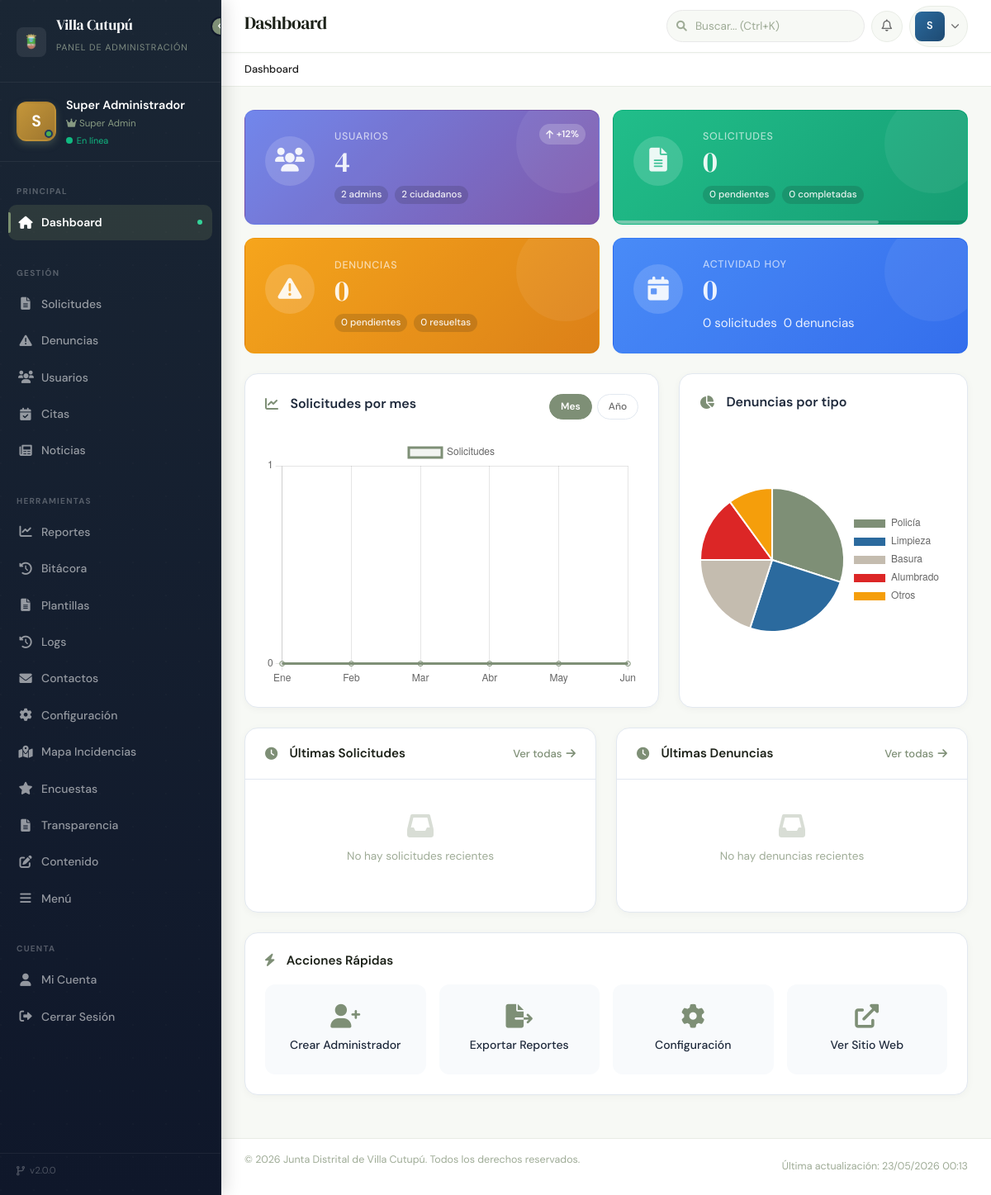
The page /admin/dashboard (signed in) on the database as committed earlier.
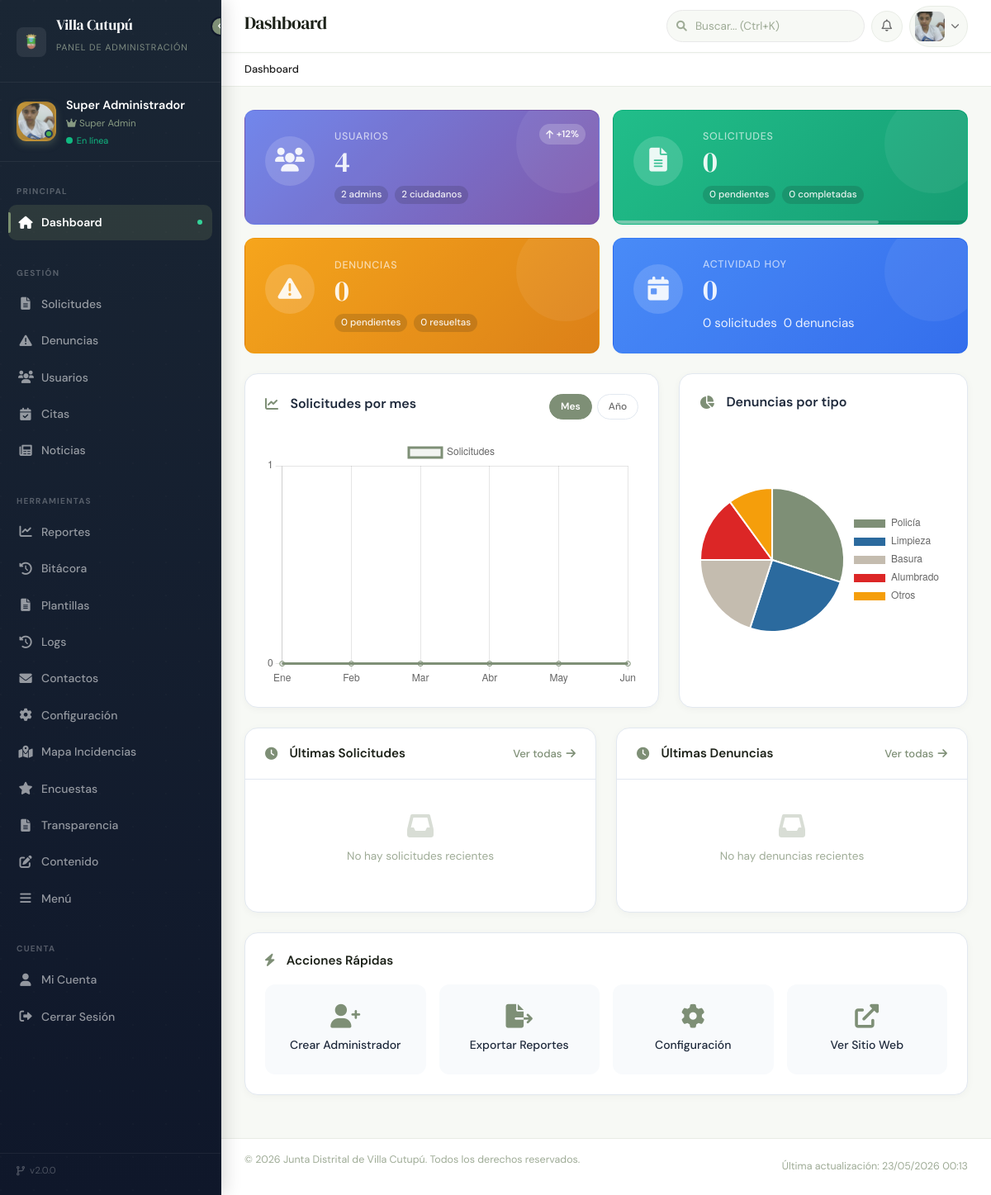
The same page on the database as committed later.
### models/usuario.py (models this page shows, shortened)
class Usuario(db.Model, UserMixin):
    __tablename__ = 'usuarios'
    id = db.Column(db.Integer, primary_key=True)
    email = db.Column(db.String(120), unique=True, nullable=False)
    password = db.Column(db.String(200), nullable=False)
    nombre = db.Column(db.String(100))
    apellidos = db.Column(db.String(100))
    nombre_completo = db.Column(db.String(150))
    cedula = db.Column(db.String(50))
    fecha_nacimiento = db.Column(db.String(50))
    direccion = db.Column(db.Text)
    telefono = db.Column(db.String(50))
    tipo = db.Column(db.String(50), default='ciudadano')
    rol = db.Column(db.String(50), nullable=True)  # Legacy: nombre del rol
    rol_id = db.Column(db.Integer, db.ForeignKey('roles.id'), nullable=True)
    rol_relacion = db.relationship('Rol', back_populates='usuarios', foreign_keys=[rol_id])
    foto_perfil = db.Column(db.String(500))  # legacy/local
    foto_perfil_url = db.Column(db.String(500), nullable=True)  # cloudinary
    foto_perfil_public_id = db.Column(db.String(200), nullable=True)
    google_id = db.Column(db.String(100), nullable=True, unique=True)
    activo = db.Column(db.Boolean, default=True)
    notas_admin = db.Column(db.Text)
    notificaciones_email = db.Column(db.Boolean, default=True)
    notificaciones_whatsapp = db.Column(db.Boolean, default=False)
    fecha_registro = db.Column(db.DateTime, default=datetime.utcnow)
    ultimo_acceso = db.Column(db.DateTime)

### admin.py (the view, shortened to what this page needs)
@admin_bp.route("/")
@admin_bp.route("/dashboard")
@admin_required
@moderador_o_superior
def dashboard():
    try:
        solicitudes = Solicitud.query.all()
        denuncias = Denuncia.query.all()
        usuarios = Usuario.query.all()
        total_usuarios = len(usuarios)
        admins = 0
        for u in usuarios:
            if u.tipo == 'admin' or u.rol in ['super_admin', 'admin', 'moderador']:
                admins += 1
        ciudadanos = total_usuarios - admins
        total_solicitudes = len(solicitudes)
        solicitudes_pendientes = len([s for s in solicitudes if s.estado in ['pendiente', 'en_proceso']])
        solicitudes_completadas = len([s for s in solicitudes if s.estado == 'completado'])
        solicitudes_por_servicio = defaultdict(int)
        for s in solicitudes:
            servicio_id = str(s.servicio_id)
            solicitudes_por_servicio[servicio_id] += 1
        total_denuncias = len(denuncias)
        denuncias_pendientes = len([d for d in denuncias if d.estado in ['pendiente', 'en_investigacion']])
        denuncias_resueltas = len([d for d in denuncias if d.estado == 'resuelto'])
        denuncias_por_tipo = defaultdict(int)
        for d in denuncias:
            tipo = d.tipo
            denuncias_por_tipo[tipo] += 1
        hoy = datetime.now().strftime("%Y-%m-%d")
        solicitudes_hoy = 0
        denuncias_hoy = 0
        from datetime import timedelta
        solicitudes_por_mes = {}
        for i in range(5, -1, -1):
            fecha = datetime.now() - timedelta(days=30*i)
            mes = fecha.strftime("%Y-%m")
            count = 0
            solicitudes_por_mes[mes] = count
        stats = {
            'usuarios': {
                'total': total_usuarios,
                'admins': admins,
                'ciudadanos': ciudadanos
            },
            'solicitudes': {
                'total': total_solicitudes,
                'pendientes': solicitudes_pendientes,
                'completadas': solicitudes_completadas,
                'por_servicio': dict(solicitudes_por_servicio),
                'por_mes': solicitudes_por_mes
            },
            'denuncias': {
                'total': total_denuncias,
                'pendientes': denuncias_pendientes,
                'resueltas': denuncias_resueltas,
                'por_tipo': dict(denuncias_por_tipo)
            },
            'actividad_hoy': {
                'total': solicitudes_hoy + denuncias_hoy,
                'solicitudes': solicitudes_hoy,
                'denuncias': denuncias_hoy
            }
        }
        def get_fecha(obj):
            if obj.fecha_creacion:
                if isinstance(obj.fecha_creacion, str):
                    return obj.fecha_creacion
                return obj.fecha_creacion.isoformat()
            return ""
        ultimas_solicitudes = sorted(solicitudes, key=get_fecha, reverse=True)[:5]
        ultimas_denuncias = sorted(denuncias, key=get_fecha, reverse=True)[:5]
        try:
            from models.cita import Cita
            from models.encuesta import Encuesta   # ← Importante
            citas = Cita.query.all()
            citas_pendientes = len([c for c in citas if c.estado == 'pendiente'])
            encuestas_stats = Encuesta.obtener_estadisticas()
        except Exception as e:
            print(f"Error cargando citas/encuestas: {e}")
            citas_pendientes = 0
            encuestas_stats = {
                'total': 0, 'promedio': 0,
                'por_calificacion': {1:0, 2:0, 3:0, 4:0, 5:0},
                'por_tipo': {'solicitud': 0, 'denuncia': 0, 'cita': 0},
                'ultimas': []
            }
    except Exception as e:
        print(f"Error en dashboard: {e}")
        import traceback
        traceback.print_exc()
        stats = {
            'usuarios': {'total': 0, 'admins': 0, 'ciudadanos': 0},
            'solicitudes': {'total': 0, 'pendientes': 0, 'completadas': 0, 'por_servicio': {}, 'por_mes': {}},
            'denuncias': {'total': 0, 'pendientes': 0, 'resueltas': 0, 'por_tipo': {}},
            'actividad_hoy': {'total': 0, 'solicitudes': 0, 'denuncias': 0}
        }
        ultimas_solicitudes = []
        ultimas_denuncias = []
        citas_pendientes = 0
        encuestas_stats = {
            'total': 0, 'promedio': 0,
            'por_calificacion': {1:0, 2:0, 3:0, 4:0, 5:0},
            'por_tipo': {'solicitud': 0, 'denuncia': 0, 'cita': 0},
            'ultimas': []
        }
    return render_template(
        "admin/dashboard.html",
        stats=stats,
        ultimas_solicitudes=ultimas_solicitudes,
        ultimas_denuncias=ultimas_denuncias,
        servicios=NOMBRES_SERVICIOS,
        tipos_denuncia=NOMBRES_DENUNCIAS,
        citas_pendientes=citas_pendientes,
        encuestas_stats=encuestas_stats,   # ← NUEVA VARIABLE
        now=datetime.now()
    )

### admin.py (called while the page is built)
def admin_required(f):
    @wraps(f)
    def decorated(*args, **kwargs):
        if "user" not in session:
            flash("Acceso restringido a administradores.", "error")
            return redirect(url_for("auth.login"))
        user_email = session.get("user")
        usuario = Usuario.query.filter_by(email=user_email).first()
        if not usuario:
            flash("Usuario no encontrado.", "error")
            return redirect(url_for("auth.login"))
        user_rol = usuario.rol
        if user_rol not in ["super_admin", "admin", "moderador"] and usuario.tipo != "admin":
            flash("Acceso restringido a administradores.", "error")
            return redirect(url_for("index"))
        session["user_rol"] = user_rol
        return f(*args, **kwargs)
    return decorated

### app.py (called while the page is built, shortened)
@app.after_request
def manejar_redirect_google(response):
    return response

### models/configuracion.py (called while the page is built, shortened)
    @classmethod
    def get(cls, clave, default=None):
        if clave in cls._cache:
            return cls._cache[clave]

### models/encuesta.py (called while the page is built)
    @classmethod
    def cargar_todos(cls):
        return cls.query.order_by(cls.fecha.desc()).all()

### templates/admin/dashboard.html (shortened to what the changed rows need)
{% extends "admin/base_admin.html" %}
{% block page_title %}Dashboard{% endblock %}

### templates/admin/base_admin.html (shortened to what the changed rows need)
<!DOCTYPE html>
<html lang="es">
<head>
    <link rel="stylesheet" href="https://cdn.jsdelivr.net/npm/bootstrap@5.3.0/dist/css/bootstrap.min.css">
    <link rel="stylesheet" href="https://cdnjs.cloudflare.com/ajax/libs/font-awesome/6.0.0/css/all.min.css">
    <link rel="stylesheet" href="{{ url_for('static', filename='css/admin.css') }}">
    <link rel="stylesheet" href="{{ url_for('static', filename='css/admin-enhanced.css') }}">
    <link rel="stylesheet" href="{{ url_for('static', filename='css/admin-users.css') }}">
</head>
<body class="admin-body">
    <div class="admin-wrapper">
        <aside class="admin-sidebar" id="sidebar">
            <div class="admin-sidebar-header">
                <div class="logo-area">
                    <div class="logo-text">
                        <h2>Villa Cutupú</h2>
                    </div>
                </div>
            </div>
            <div class="admin-user-profile">
                <div class="profile-avatar {% if session.get('user_rol') == 'super_admin' %}avatar-super{% endif %}">
                    {% if foto_perfil %}
                        <img src="{{ foto_perfil }}" alt="Foto de perfil" style="width:100%;height:100%;object-fit:cover;border-radius:50%;">
                    {% else %}
                        {{ user_name[0] if user_name else 'A' }}
                    {% endif %}
                    <span class="avatar-status-dot"></span>
                </div>
                <div class="profile-info">
                    <div class="profile-name">{{ user_name }}</div>
                    <div class="profile-role">
                        {% if session.get('user_rol') == 'super_admin' %}
                            <i class="fas fa-crown"></i> Super Admin
                        {% elif session.get('user_rol') == 'admin' %}
                            <i class="fas fa-shield-alt"></i> Administrador
                        {% else %}
                            <i class="fas fa-user-shield"></i> Moderador
                        {% endif %}
                    </div>
                    <div class="profile-status">
                        <span class="status-dot"></span>
                        En línea
                    </div>
                </div>
            </div>
        </aside>
        <main class="admin-content" id="mainContent">
            <header class="admin-header">
                <div class="header-left">
                    <h1>{% block page_title %}Dashboard{% endblock %}</h1>
                </div>
                <div class="header-right">
                    <div class="header-profile">
                        <button class="profile-btn" id="profileBtn">
                            <div class="profile-avatar-small">
                                {% if foto_perfil %}
                                    <img src="{{ foto_perfil }}" alt="Foto" style="width:100%;height:100%;object-fit:cover;">
                                {% else %}
                                    {{ user_name[0] if user_name else 'A' }}
                                {% endif %}
                            </div>
                            <i class="fas fa-chevron-down"></i>
                        </button>
                    </div>
                </div>
            </header>
        </main>
    </div>
</body>
</html>

Rows that differ between the two databases and show on the page:
changed Usuario "Super Administrador": foto_perfil: picture added
Other text that changed with them:
{{ user_name[0] if user_name else 'A' }}: "S" → (not shown)
